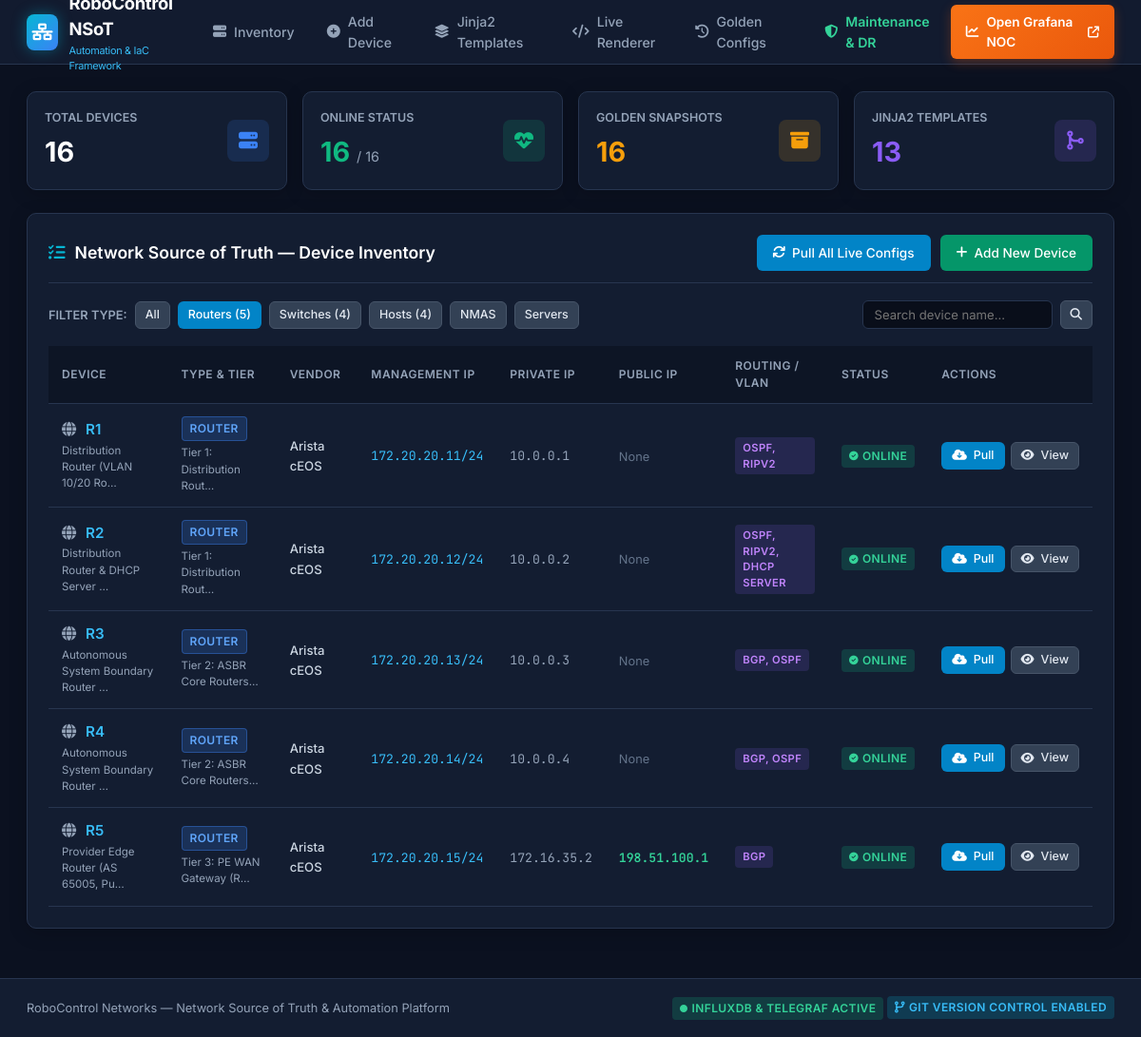
Screenshot of /?type=router with the database file from the repository.
### automation/models.py (models this page shows, shortened)
class Device(models.Model):
    DEVICE_TYPES = [
        ('router', 'Router'),
        ('switch', 'Switch'),
        ('host', 'Host'),
        ('nmas', 'NMAS Station'),
        ('server', 'Internet Web Server'),
        ('backup', 'Backup Node'),
    ]
    VENDORS = [
        ('arista', 'Arista cEOS'),
        ('cisco_nxos', 'Cisco NX-OS 9000v'),
        ('cisco_xrv', 'Cisco IOS-XRv 9000'),
        ('sonic', 'SONiC VS (sonic-vs)'),
        ('linux', 'Linux Host / Server'),
    ]
    TIERS = [
        ('distribution', 'Tier 1: Distribution Routers (R1-R2)'),
        ('asbr', 'Tier 2: ASBR Core Routers (R3-R4)'),
        ('pe_router', 'Tier 3: PE WAN Gateway (R5)'),
        ('access_switch', 'Tier 4: Access Switches (S1-S2)'),
        ('core_switch', 'Tier 5: Core Backbone Switches (S3-S4)'),
        ('host', 'End Host (H1-H4)'),
        ('management', 'Management & Automation'),
    ]
    name = models.CharField(max_length=64, unique=True, verbose_name="Hostname / Device Name")
    device_type = models.CharField(max_length=32, choices=DEVICE_TYPES, default='router')
    vendor = models.CharField(max_length=64, choices=VENDORS, default='arista')
    tier = models.CharField(max_length=64, choices=TIERS, default='distribution')
    role = models.CharField(max_length=255, blank=True, verbose_name="Deployment Role")
    public_ip = models.CharField(max_length=64, blank=True, null=True, verbose_name="Public / WAN IP")
    private_ip = models.CharField(max_length=64, blank=True, null=True, verbose_name="Private IP")
    mgmt_ip = models.CharField(max_length=64, blank=True, null=True, verbose_name="Management IP")
    status = models.CharField(max_length=32, default='Online')
    routing_protocols = models.CharField(max_length=128, blank=True, default="OSPF", verbose_name="Routing Protocol(s)")
    bgp_asn = models.IntegerField(blank=True, null=True, verbose_name="BGP Local ASN")
    router_id = models.CharField(max_length=64, blank=True, null=True, verbose_name="Router ID")
    interface_ips = models.TextField(blank=True, verbose_name="Interface IPs / Descriptions")
    vlans = models.CharField(max_length=128, blank=True, verbose_name="VLANs (e.g. 10,20,30)")
    custom_config_yaml = models.TextField(blank=True, verbose_name="YAML Data Model")
    running_config = models.TextField(blank=True, verbose_name="Live Running Configuration")
    template_name = models.CharField(max_length=128, blank=True, default="r1_r2.j2", verbose_name="Jinja2 Template File")
    uploaded_config_file = models.FileField(upload_to='uploaded_configs/', blank=True, null=True, verbose_name="Uploaded Running Config File")
    uploaded_template_file = models.FileField(upload_to='uploaded_templates/', blank=True, null=True, verbose_name="Uploaded Jinja2 Template File")
    last_config_pulled_at = models.DateTimeField(blank=True, null=True)
    created_at = models.DateTimeField(auto_now_add=True)
    updated_at = models.DateTimeField(auto_now=True)
    class Meta:
        ordering = ['name']

### automation/views.py (the view)
# urls.py: path('', views.dashboard_view, name='dashboard'),
def dashboard_view(request):
    devices = Device.objects.all()
    device_type_filter = request.GET.get('type')
    vendor_filter = request.GET.get('vendor')
    search_query = request.GET.get('q')
    if device_type_filter:
        devices = devices.filter(device_type=device_type_filter)
    if vendor_filter:
        devices = devices.filter(vendor=vendor_filter)
    if search_query:
        devices = devices.filter(name__icontains=search_query)
    total_devices = Device.objects.count()
    online_count = Device.objects.filter(status='Online').count()
    golden_count = GoldenConfig.objects.count()
    template_count = TemplateModel.objects.count()
    context = {
        'devices': devices,
        'total_devices': total_devices,
        'online_count': online_count,
        'golden_count': golden_count,
        'template_count': template_count,
        'current_type': device_type_filter or 'all',
        'current_vendor': vendor_filter or 'all',
        'search_query': search_query or '',
    }
    return render(request, 'automation/dashboard.html', context)

### templates/automation/dashboard.html (shortened to what this page needs)
{% extends 'automation/base.html' %}
{% block content %}
<div style="display: grid; grid-template-columns: repeat(auto-fit, minmax(220px, 1fr)); gap: 16px; margin-bottom: 24px;">
  <div class="card" style="margin-bottom: 0; padding: 18px;">
    <div style="display: flex; justify-content: space-between; align-items: center;">
      <div>
        <div style="font-size: 0.78rem; text-transform: uppercase; color: var(--text-muted); font-weight: 600;">Total Devices</div>
        <div style="font-size: 1.8rem; font-weight: 700; color: #ffffff; margin-top: 4px;">{{ total_devices }}</div>
      </div>
      <div style="width: 44px; height: 44px; background: rgba(59, 130, 246, 0.15); border-radius: 8px; display: flex; align-items: center; justify-content: center; color: var(--accent-blue); font-size: 1.25rem;">
        <i class="fa-solid fa-server"></i>
      </div>
    </div>
  </div>
  <div class="card" style="margin-bottom: 0; padding: 18px;">
    <div style="display: flex; justify-content: space-between; align-items: center;">
      <div>
        <div style="font-size: 0.78rem; text-transform: uppercase; color: var(--text-muted); font-weight: 600;">Online Status</div>
        <div style="font-size: 1.8rem; font-weight: 700; color: var(--accent-teal); margin-top: 4px;">{{ online_count }} <span style="font-size: 0.9rem; color: var(--text-muted); font-weight: normal;">/ {{ total_devices }}</span></div>
      </div>
      <div style="width: 44px; height: 44px; background: rgba(16, 185, 129, 0.15); border-radius: 8px; display: flex; align-items: center; justify-content: center; color: var(--accent-teal); font-size: 1.25rem;">
        <i class="fa-solid fa-heart-pulse"></i>
      </div>
    </div>
  </div>
  <div class="card" style="margin-bottom: 0; padding: 18px;">
    <div style="display: flex; justify-content: space-between; align-items: center;">
      <div>
        <div style="font-size: 0.78rem; text-transform: uppercase; color: var(--text-muted); font-weight: 600;">Golden Snapshots</div>
        <div style="font-size: 1.8rem; font-weight: 700; color: var(--accent-amber); margin-top: 4px;">{{ golden_count }}</div>
      </div>
      <div style="width: 44px; height: 44px; background: rgba(245, 158, 11, 0.15); border-radius: 8px; display: flex; align-items: center; justify-content: center; color: var(--accent-amber); font-size: 1.25rem;">
        <i class="fa-solid fa-box-archive"></i>
      </div>
    </div>
  </div>
  <div class="card" style="margin-bottom: 0; padding: 18px;">
    <div style="display: flex; justify-content: space-between; align-items: center;">
      <div>
        <div style="font-size: 0.78rem; text-transform: uppercase; color: var(--text-muted); font-weight: 600;">Jinja2 Templates</div>
        <div style="font-size: 1.8rem; font-weight: 700; color: var(--accent-purple); margin-top: 4px;">{{ template_count }}</div>
      </div>
      <div style="width: 44px; height: 44px; background: rgba(139, 92, 246, 0.15); border-radius: 8px; display: flex; align-items: center; justify-content: center; color: var(--accent-purple); font-size: 1.25rem;">
        <i class="fa-solid fa-code-merge"></i>
      </div>
    </div>
  </div>
</div>
<div class="card">
  <div class="card-header">
    <div class="card-title">
      <i class="fa-solid fa-list-check" style="color: var(--accent-cyan);"></i>
      <span>Network Source of Truth &mdash; Device Inventory</span>
    </div>
    <div style="display: flex; gap: 10px; align-items: center;">
      <a href="{% url 'pull_all_configs' %}" class="btn btn-primary" title="Pull live configs from all devices via eAPI">
        <i class="fa-solid fa-arrows-rotate"></i> Pull All Live Configs
      </a>
      <a href="{% url 'add_device' %}" class="btn btn-success">
        <i class="fa-solid fa-plus"></i> Add New Device
      </a>
    </div>
  </div>
  <div style="display: flex; justify-content: space-between; align-items: center; margin-bottom: 18px; flex-wrap: wrap; gap: 12px;">
    <div style="display: flex; gap: 8px; align-items: center;">
      <span style="font-size: 0.8rem; color: var(--text-muted); font-weight: 600;">FILTER TYPE:</span>
      <a href="?type=" class="btn btn-sm {% if current_type == 'all' %}btn-primary{% else %}btn-secondary{% endif %}">All</a>
      <a href="?type=router" class="btn btn-sm {% if current_type == 'router' %}btn-primary{% else %}btn-secondary{% endif %}">Routers (5)</a>
      <a href="?type=switch" class="btn btn-sm {% if current_type == 'switch' %}btn-primary{% else %}btn-secondary{% endif %}">Switches (4)</a>
      <a href="?type=host" class="btn btn-sm {% if current_type == 'host' %}btn-primary{% else %}btn-secondary{% endif %}">Hosts (4)</a>
      <a href="?type=nmas" class="btn btn-sm {% if current_type == 'nmas' %}btn-primary{% else %}btn-secondary{% endif %}">NMAS</a>
      <a href="?type=server" class="btn btn-sm {% if current_type == 'server' %}btn-primary{% else %}btn-secondary{% endif %}">Servers</a>
    </div>
    <form method="get" style="display: flex; gap: 8px;">
      <input type="text" name="q" value="{{ search_query }}" placeholder="Search device name..." class="form-control" style="width: 200px; padding: 6px 12px; font-size: 0.82rem;">
      <button type="submit" class="btn btn-secondary btn-sm"><i class="fa-solid fa-magnifying-glass"></i></button>
    </form>
  </div>
  <div class="table-responsive">
    <table>
      <thead>
        <tr>
          <th>Device</th>
          <th>Type &amp; Tier</th>
          <th>Vendor</th>
          <th>Management IP</th>
          <th>Private IP</th>
          <th>Public IP</th>
          <th>Routing / VLAN</th>
          <th>Status</th>
          <th>Actions</th>
        </tr>
      </thead>
      <tbody>
        {% for dev in devices %}
        <tr>
          <td>
            <a href="{% url 'device_detail' dev.id %}" style="color: #38bdf8; text-decoration: none; font-weight: 600; font-size: 0.95rem;">
              <i class="fa-solid {% if dev.device_type == 'router' %}fa-globe{% elif dev.device_type == 'switch' %}fa-shuffle{% else %}fa-desktop{% endif %}" style="margin-right: 6px; color: var(--text-muted);"></i>
              {{ dev.name|upper }}
            </a>
            <div style="font-size: 0.72rem; color: var(--text-muted); margin-top: 2px;">{{ dev.role|truncatechars:35 }}</div>
          </td>
          <td>
            <span class="badge badge-{{ dev.device_type }}">{{ dev.get_device_type_display }}</span>
            <div style="font-size: 0.72rem; color: var(--text-muted); margin-top: 4px;">{{ dev.get_tier_display|truncatechars:26 }}</div>
          </td>
          <td>
            <span style="font-size: 0.82rem; font-weight: 500; color: #cbd5e1;">{{ dev.get_vendor_display }}</span>
          </td>
          <td><code style="color: #38bdf8; font-size: 0.82rem;">{{ dev.mgmt_ip|default:"--" }}</code></td>
          <td><code style="color: #94a3b8; font-size: 0.82rem;">{{ dev.private_ip|default:"--" }}</code></td>
          <td>
            {% if dev.public_ip %}
              <code style="color: #34d399; font-size: 0.82rem; font-weight: 600;">{{ dev.public_ip }}</code>
            {% else %}
              <span style="color: #64748b; font-size: 0.8rem;">None</span>
            {% endif %}
          </td>
          <td>
            {% if dev.routing_protocols %}
              <span class="badge" style="background: rgba(139, 92, 246, 0.15); color: #c084fc; font-size: 0.7rem;">{{ dev.routing_protocols }}</span>
            {% elif dev.vlans %}
              <span class="badge" style="background: rgba(16, 185, 129, 0.15); color: #34d399; font-size: 0.7rem;">VLAN {{ dev.vlans }}</span>
            {% else %}
              <span style="color: #64748b; font-size: 0.75rem;">--</span>
            {% endif %}
          </td>
          <td>
            {% if "Degraded" in dev.status %}
              <span class="badge badge-warning" title="One or more physical interfaces are down"><i class="fa-solid fa-triangle-exclamation" style="font-size: 0.6rem;"></i> {{ dev.status }}</span>
            {% elif dev.status == "Online" %}
              <span class="badge badge-online"><i class="fa-solid fa-check-circle" style="font-size: 0.6rem;"></i> Online</span>
            {% else %}
              <span class="badge badge-offline"><i class="fa-solid fa-circle-xmark" style="font-size: 0.6rem;"></i> {{ dev.status }}</span>
            {% endif %}
          </td>
          <td>
            <div style="display: flex; gap: 6px;">
              <a href="{% url 'pull_device_config' dev.id %}" class="btn btn-primary btn-sm" title="Pull live running config from device">
                <i class="fa-solid fa-cloud-arrow-down"></i> Pull
              </a>
              <a href="{% url 'device_detail' dev.id %}" class="btn btn-secondary btn-sm" title="View details and config">
                <i class="fa-solid fa-eye"></i> View
              </a>
            </div>
          </td>
        </tr>
        {% empty %}
        <tr>
          <td colspan="9" style="text-align: center; padding: 30px; color: var(--text-muted);">
            No devices found matching current filter. <a href="{% url 'add_device' %}" style="color: var(--accent-cyan);">Add a new device</a>
          </td>
        </tr>
        {% endfor %}
      </tbody>
    </table>
  </div>
</div>
{% endblock %}

### templates/automation/base.html (style rules this page uses)
:root { --bg-main: #0b1120; --bg-card: #131d31; --bg-card-hover: #1e293b; --border-color: #27354f; --text-main: #f1f5f9; --text-muted: #94a3b8; --accent-cyan: #06b6d4; --accent-teal: #10b981; --accent-blue: #3b82f6; --accent-purple: #8b5cf6; --accent-amber: #f59e0b; --accent-red: #ef4444; }
* { box-sizing: border-box; margin: 0; padding: 0; }
body { font-family: 'Inter', -apple-system, BlinkMacSystemFont, sans-serif; background-color: var(--bg-main); color: var(--text-main); line-height: 1.5; min-height: 100vh; display: flex; flex-direction: column; }
.card { background: var(--bg-card); border: 1px solid var(--border-color); border-radius: 10px; padding: 22px; margin-bottom: 24px; box-shadow: 0 4px 20px rgba(0, 0, 0, 0.2); }
.card-header { display: flex; justify-content: space-between; align-items: center; margin-bottom: 18px; padding-bottom: 12px; border-bottom: 1px solid var(--border-color); }
.card-title { font-size: 1.1rem; font-weight: 600; color: #ffffff; display: flex; align-items: center; gap: 10px; }
.btn { display: inline-flex; align-items: center; gap: 7px; padding: 8px 16px; border-radius: 6px; font-size: 0.85rem; font-weight: 500; cursor: pointer; text-decoration: none; border: 1px solid transparent; transition: all 0.2s ease; }
.btn-primary { background: #0284c7; color: #ffffff; }
.btn-success { background: #059669; color: #ffffff; }
.btn-secondary { background: #334155; color: #e2e8f0; border-color: #475569; }
.btn-sm { padding: 4px 10px; font-size: 0.78rem; }
.badge { display: inline-flex; align-items: center; gap: 4px; padding: 3px 8px; border-radius: 4px; font-size: 0.75rem; font-weight: 600; text-transform: uppercase; letter-spacing: 0.4px; }
.badge-router { background: rgba(59, 130, 246, 0.2); color: #60a5fa; border: 1px solid rgba(59, 130, 246, 0.4); }
.badge-online { background: rgba(16, 185, 129, 0.2); color: #34d399; }
.table-responsive { overflow-x: auto; }
table { width: 100%; border-collapse: collapse; font-size: 0.88rem; }
th { text-align: left; padding: 12px 14px; background: #0d1525; color: var(--text-muted); font-weight: 600; border-bottom: 1px solid var(--border-color); text-transform: uppercase; font-size: 0.75rem; letter-spacing: 0.5px; }
td { padding: 13px 14px; border-bottom: 1px solid var(--border-color); color: var(--text-main); }
.form-control { width: 100%; padding: 10px 14px; background: #090e1a; border: 1px solid var(--border-color); border-radius: 6px; color: #ffffff; font-size: 0.88rem; font-family: inherit; transition: border-color 0.2s ease; }
pre, code { font-family: 'JetBrains Mono', monospace; }

### rows the page displays
Device: name "R1", role "Distribution Router (VLAN 10/20 Ro…", device_type "ROUTER", tier "Tier 1: Distribution Rout…", vendor "Arista cEOS", mgmt_ip "172.20.20.11/24", private_ip "10.0.0.1", shows "None", routing_protocols "OSPF, RIPV2", status "Online" (drawn)
Device: name "R2", role "Distribution Router & DHCP Server …", device_type "ROUTER", tier "Tier 1: Distribution Rout…", vendor "Arista cEOS", mgmt_ip "172.20.20.12/24", private_ip "10.0.0.2", shows "None", routing_protocols "OSPF, RIPV2, DHCP SERVER", status "Online" (drawn)
Device: name "R3", role "Autonomous System Boundary Router …", device_type "ROUTER", tier "Tier 2: ASBR Core Routers…", vendor "Arista cEOS", mgmt_ip "172.20.20.13/24", private_ip "10.0.0.3", shows "None", routing_protocols "BGP, OSPF", status "Online" (drawn)
Device: name "R4", role "Autonomous System Boundary Router …", device_type "ROUTER", tier "Tier 2: ASBR Core Routers…", vendor "Arista cEOS", mgmt_ip "172.20.20.14/24", private_ip "10.0.0.4", shows "None", routing_protocols "BGP, OSPF", status "Online" (drawn)
Device: name "R5", role "Provider Edge Router (AS 65005, Pu…", device_type "ROUTER", tier "Tier 3: PE WAN Gateway (R…", vendor "Arista cEOS", mgmt_ip "172.20.20.15/24", private_ip "172.16.35.2", public_ip "198.51.100.1", routing_protocols "BGP", status "Online" (drawn)

### other values shown
{{ total_devices }} "16"
{{ online_count }} "16"
{{ golden_count }} "16"
{{ template_count }} "13"
